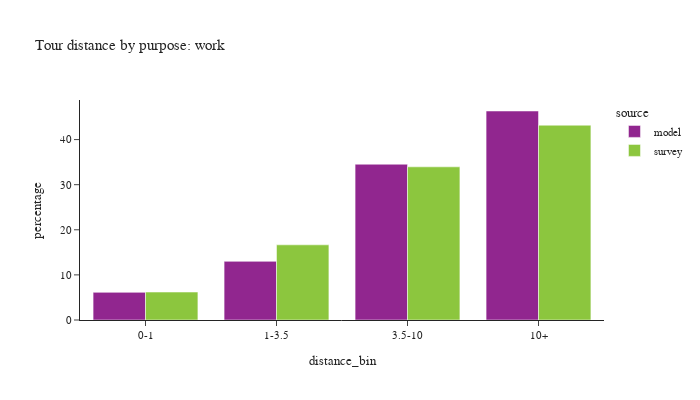

Notebook code for this chart:
### Code cell
plot_bins(tour, tour['pdpurp'] == 1, 'work')

### Figure 1 — Plotly figure (JSON) as saved in the notebook; plotly's stock layout.template omitted (floating-point values rounded to 4 significant figures)
{"data": [{"alignmentgroup": "True", "customdata": [[95821], [203318], [539987], [724535]], "hovertemplate": "source=model<br>distance_bin=%{x}<br>percentage=%{y}<br>sample count=%{customdata[0]}<extra></extra>", "legendgroup": "model", "marker": {"color": "#91268F", "pattern": {"shape": ""}}, "name": "model", "offsetgroup": "model", "orientation": "v", "showlegend": true, "textposition": "auto", "type": "bar", "x": ["0-1", "1-3.5", "3.5-10", "10+"], "xaxis": "x", "y": [6.128, 13.0, 34.53, 46.34], "yaxis": "y"}, {"alignmentgroup": "True", "customdata": [[305], [570], [861], [840]], "hovertemplate": "source=survey<br>distance_bin=%{x}<br>percentage=%{y}<br>sample count=%{customdata[0]}<extra></extra>", "legendgroup": "survey", "marker": {"color": "#8CC63E", "pattern": {"shape": ""}}, "name": "survey", "offsetgroup": "survey", "orientation": "v", "showlegend": true, "textposition": "auto", "type": "bar", "x": ["0-1", "1-3.5", "3.5-10", "10+"], "xaxis": "x", "y": [6.195, 16.66, 33.96, 43.19], "yaxis": "y"}], "layout": {"barmode": "group", "font": {"size": 11}, "height": 400, "legend": {"title": {"text": "source"}, "tracegroupgap": 0}, "title": {"text": "Tour distance by purpose: work"}, "width": 700, "xaxis": {"anchor": "y", "domain": [0.0, 1.0], "title": {"text": "distance_bin"}}, "yaxis": {"anchor": "x", "domain": [0.0, 1.0], "title": {"text": "percentage"}}}}
